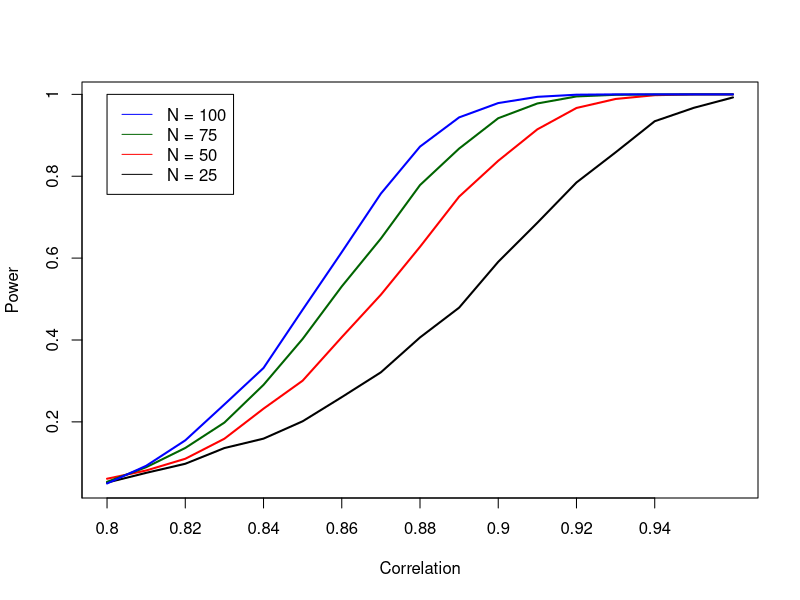

The R source for this figure:
## ---- chunk 1
set.seed(20394)
suppressPackageStartupMessages(require(mvtnorm))
N <- 50
rho <- c(seq(0.80,0.96,0.01))
length(rho)
null_correlation <- 0.8
R <- 5000
N <- c(25,50,75,100)
length(rho)
#sigma <- array(c(1,rho,rho,1), c(2,2))
mu <- c(0,0)

mymatrix <- matrix(,nrow=4,ncol = 17, byrow  = FALSE)

for(k in seq_along(N)){
for(j in seq_along(rho)){
  rho_check <- rho[j]     
  sigma <- array(c(1,rho_check,rho_check,1), c(2,2))
  
  detect <- NA
  for(i in 1:5000) {
     data <- rmvnorm(N[k], mean = mu, sigma = sigma)
      results <- cor.test(x = data[,1], y = data[,2], alternative = "greater")
      detect[i] <- results$conf.int[1] > null_correlation
  }
 mymatrix[k,j] <- mean(detect)
} 
}
## ---- chunk 2
library("ggplot2")
plot(x = rho, y =mymatrix[1,],type = "l",col = "black", lwd = 2, xlab = "Correlation", ylab = "Power", axes = FALSE)
axis(1, at=seq(0.8,0.95,0.02), labels = seq(0.8,0.95,0.02))
axis(2, at=seq(0.0,1.00,0.2), labels = seq(0.0,1.00,0.2))
lines(x = rho, y =mymatrix[2,],type = "l",col = "red", lwd = 2)
lines(x = rho, y =mymatrix[3,],type = "l",col = "darkgreen", lwd = 2)
lines(x = rho, y =mymatrix[4,],type = "l",col = "blue", lwd = 2)
box()
legend(0.8,1, legend = c('N = 100','N = 75','N = 50','N = 25'),
       col = c('blue','darkgreen','red','black'), lty = 1, cex = 1)
